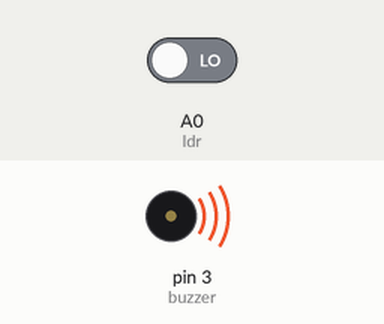
This sketch was run on a simulated Arduino Uno, built with avr-gcc and run on an emulated ATmega328P. Parts: buzzer (waves = sounding, pin HIGH). The test bench sets the inputs (shaded band); at power-on: A0 (ldr) LOW.

Above: at 0.2 s.
Timing chart, 0 to 3.0 s (numbered marks = the images above):
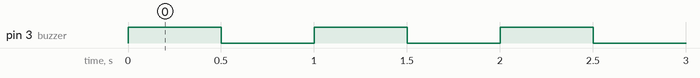

The sketch:

Exercicio01.ino
```cpp
#define buzzer 3
#define ldr A0

int controle;

void setup()
{
  pinMode(buzzer, OUTPUT);
}

void loop()
{
  controle = digitalRead(ldr);
  if(controle<200){
    digitalWrite(buzzer, 1);
    delay(500);
    digitalWrite(buzzer, 0);
    delay(500);
  }
}
```

Measured:
- by itself, pin 3 (buzzer): alternates HIGH for 0.50 s and LOW for 0.50 s
